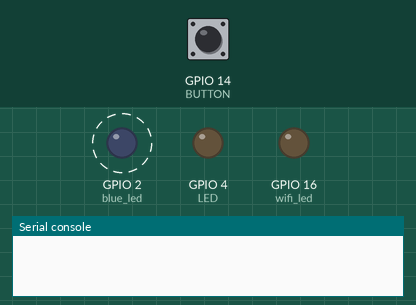
This program was run on a simulated ESP8266 board running MicroPython. Shown: output pins drawn as LEDs (lit = HIGH, except the on-board LED, lit = LOW), the last lines printed to the serial console. Dashed ring = blinking. The test bench sets the inputs (shaded band); at power-on: GPIO 14 (BUTTON) HIGH. The clock reads 2024-03-15 10:24:30 at power-on unless the program sets it; no MQTT or app messages arrive unless stated; library files of the repository ran but are not shown: 1 file(s).

Above: at 1.2 s.
1.3 s: GPIO 14 (BUTTON) pulled LOW for 1 s
At 2.18 s:
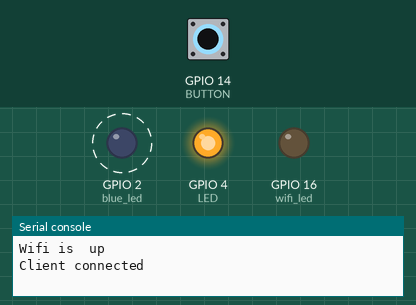
10.3 s: GPIO 14 (BUTTON) pulled LOW for 3.2 s
At 13.9 s:
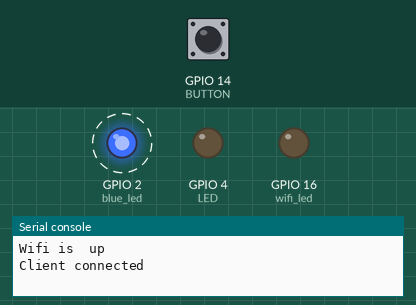
Timing chart, 0 to 19.0 s (numbered marks = the images above; inputs shaded):
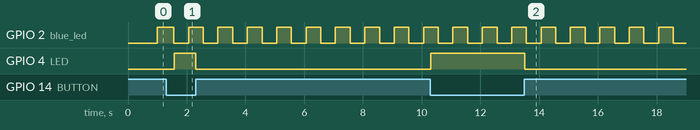

The program:

main.py
```python
import json
from mqtt_as import MQTTClient, config
from config import wifi_led, blue_led  # Local definitions
import uasyncio as asyncio
from machine import Pin
from machine import RTC
import ntptime

SERVER = 'node02.myqtthub.com'

BUTTON = Pin(14, Pin.IN, Pin.PULL_UP) # 0 is ON
LED = Pin(4, Pin.OUT, 0)

def time_from_timetuple(timetuple) -> str:
    return f"{timetuple[4]}:{timetuple[5]}:{timetuple[6]}.{timetuple[7]}"

async def heartbeat():
    s = True
    while True:
        await asyncio.sleep_ms(500)
        blue_led(s)
        s = not s

async def wifi_han(state):
    # wifi_led(not state)
    print('Wifi is ', 'up' if state else 'down')
    await asyncio.sleep(1)

def sub_cb(topic, msg, retained):
    print((topic, msg, retained))
    ntptime.settime()

async def conn_han(_):
    print('Client connected')
    wifi_led(True)
    await client.subscribe('racetrack/sync_time', 1)

async def main(client):
    try:
        await client.connect()
    except OSError:
        print('Connection failed.')
        return
    rtc = RTC()
    # sync time
    ntptime.settime()
    was_on = False
    while True:
        await asyncio.sleep_ms(10)
        button_on = not BUTTON.value()
        LED.value(button_on)
        # pub when we release the button
        if not button_on and was_on:
            now = rtc.datetime()
            was_on = False
            msg = {
                "time": time_from_timetuple(now)
            }
            await client.publish('racetrack/button', json.dumps(msg), qos = 1)
        if button_on:
            was_on = True


# Define configuration
config['wifi_coro'] = wifi_han
config['subs_cb'] = sub_cb
config['connect_coro'] = conn_han
config['server'] = SERVER

# Credentials
config['user'] = 'esp_6'
config['password'] = 'PyConSK2022'
config['client_id'] = 'esp_6'

# Set up client
MQTTClient.DEBUG = True  # Optional
client = MQTTClient(config)

asyncio.create_task(heartbeat())
try:
    asyncio.run(main(client))
finally:
    client.close()  # Prevent LmacRxBlk:1 errors
    asyncio.new_event_loop()
```

config.py
```python
from sys import platform
from machine import Pin
from mqtt_as import config

# Not needed if you're only using ESP8266
config['ssid'] = 'PyConSK'
config['wifi_pw'] = 'FIITpyconsk2022'


def ledfunc(pin):
    pin = pin
    def func(v):
        if platform == 'esp8266':
            pin(not v)
        else:
            pin(v)
    return func

blue_led = ledfunc(Pin(2, Pin.OUT, value = 0))

if platform == 'esp8266':
    # onboard blue led
    wifi_led = ledfunc(Pin(16, Pin.OUT, value = 0))
elif platform == 'esp32':
    # pin 4 - D4
    wifi_led = ledfunc(Pin(4, Pin.OUT, value = 0))
else:
    wifi_led = blue_led
```

Measured:
- after the input at 1.3 s, GPIO 4 (LED): LOW → HIGH after 0.27 s, → LOW 0.73 s later
- after the input at 10.3 s, GPIO 4 (LED): LOW → HIGH at once, → LOW 3.2 s later
- by itself, GPIO 2 (blue_led): alternates HIGH for 0.50 s and LOW for 0.50 s
